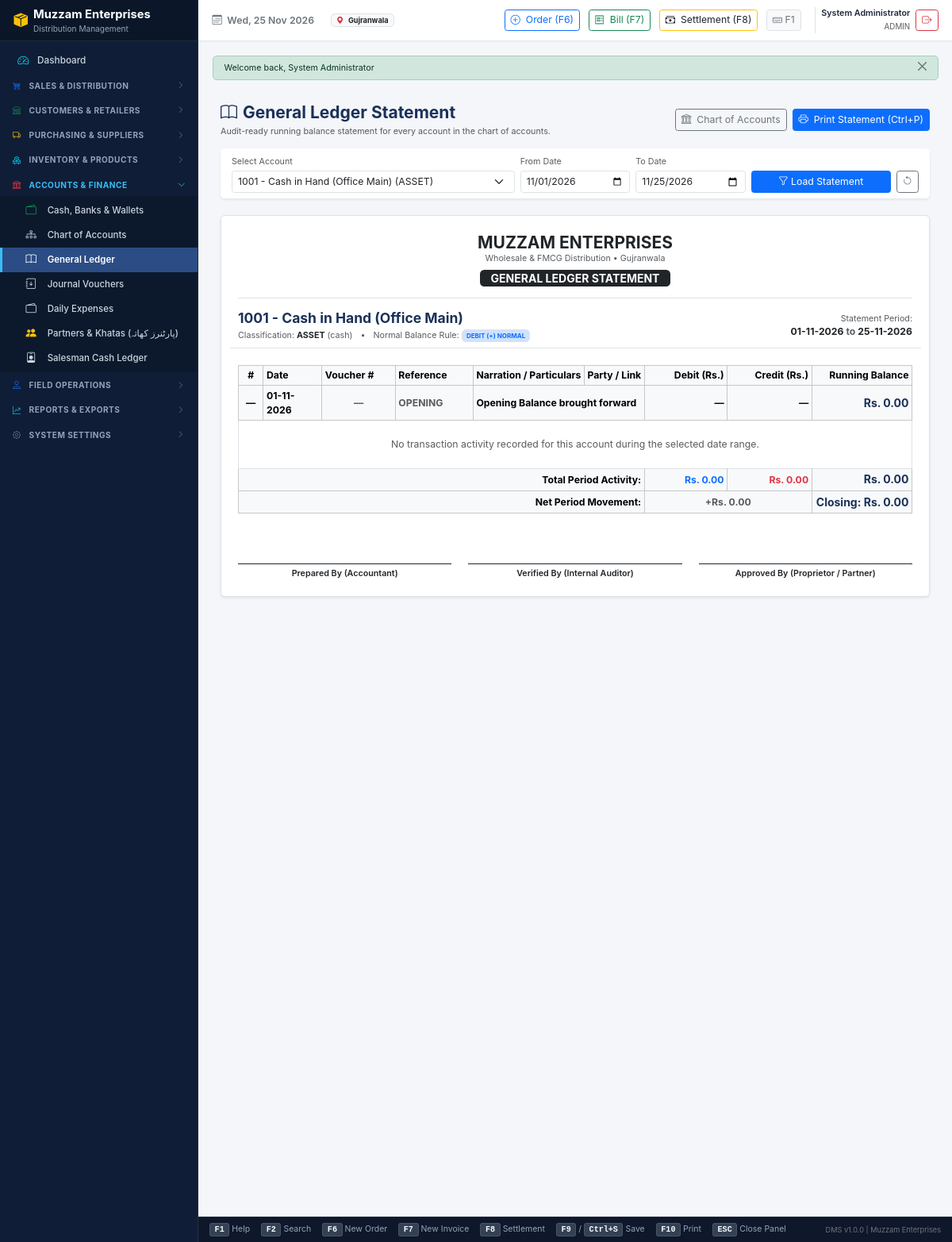
The app's page /modules/accounts/ledger.php (signed in) with its own data.
### tables this page shows
CREATE TABLE `settings` (
  `id` INT UNSIGNED NOT NULL AUTO_INCREMENT,
  `setting_group` VARCHAR(50) NOT NULL DEFAULT 'general',
  `setting_key` VARCHAR(100) NOT NULL UNIQUE,
  `setting_value` TEXT DEFAULT NULL,
  `data_type` ENUM('string', 'number', 'boolean', 'json') NOT NULL DEFAULT 'string',
  `description` VARCHAR(255) DEFAULT NULL,
  `updated_at` DATETIME NOT NULL DEFAULT CURRENT_TIMESTAMP ON UPDATE CURRENT_TIMESTAMP,
  PRIMARY KEY (`id`),
  INDEX `idx_settings_group` (`setting_group`)
);

CREATE TABLE `accounts` (
  `id` INT UNSIGNED NOT NULL AUTO_INCREMENT,
  `account_code` VARCHAR(30) NOT NULL UNIQUE,
  `account_name` VARCHAR(150) NOT NULL,
  `account_type` ENUM('asset', 'liability', 'equity', 'revenue', 'expense') NOT NULL,
  `sub_type` ENUM(
    'cash',
    'bank',
    'wallet',
    'accounts_receivable',
    'accounts_payable',
    'inventory',
    'sales',
    'sales_discount',
    'sales_return',
    'cost_of_goods_sold',
    'expense',
    'equity'
  ) NOT NULL,
  `bank_name` VARCHAR(100) DEFAULT NULL,
  `account_number` VARCHAR(100) DEFAULT NULL,
  `branch_code` VARCHAR(50) DEFAULT NULL,
  `notes` TEXT DEFAULT NULL,
  `opening_balance` DECIMAL(15,2) NOT NULL DEFAULT 0.00,
  `current_balance` DECIMAL(15,2) NOT NULL DEFAULT 0.00,
  `is_system` TINYINT(1) NOT NULL DEFAULT 0,
  `is_active` TINYINT(1) NOT NULL DEFAULT 1,
  `created_at` DATETIME NOT NULL DEFAULT CURRENT_TIMESTAMP,
  `updated_at` DATETIME NOT NULL DEFAULT CURRENT_TIMESTAMP ON UPDATE CURRENT_TIMESTAMP,
  PRIMARY KEY (`id`),
  INDEX `idx_acc_code` (`account_code`),
  INDEX `idx_acc_type` (`account_type`, `sub_type`)
);

### modules/accounts/ledger.php (the view, shortened to what the rows shown need)
<?php
$allAccounts = db_fetch_all("SELECT id, account_code, account_name, account_type FROM accounts WHERE is_active = 1 ORDER BY account_code ASC");
$accountId = !empty($_GET['account_id']) ? (int)$_GET['account_id'] : (int)($allAccounts[0]['id'] ?? ACC_CASH_MAIN);
$today = date('Y-m-d');
$firstOfMonth = date('Y-m-01');
$fromDate = clean_input($_GET['from_date'] ?? $firstOfMonth);
$toDate   = clean_input($_GET['to_date'] ?? $today);
$ledgerData = null;
$error = null;
try {
    $ledgerData = get_account_ledger($accountId, $fromDate, $toDate);
} catch (Exception $e) {
    $error = $e->getMessage();
}
require_once __DIR__ . '/../../includes/header.php';
require_once INCLUDES_PATH . '/topbar.php';
?>
<div class="content-wrapper">
    <div class="container-fluid py-3">
        <?php if ($error): ?>
            <div class="alert alert-danger shadow-sm">
                <i class="bi bi-exclamation-triangle me-1"></i> <?= htmlspecialchars($error) ?>
            </div>
        <?php elseif ($ledgerData): ?>
            <?php
                $acc = $ledgerData['account'];
                $isDebitNormal = $ledgerData['is_debit_normal'];
            ?>
            <div class="card border shadow-sm print-container bg-white">
                <div class="card-body p-4">
                    <div class="text-center border-bottom pb-3 mb-3">
                        <h4 class="fw-bold mb-0 text-uppercase tracking-wider"><?= CLIENT_NAME ?></h4>
                        <div class="text-muted small">Wholesale & FMCG Distribution • Gujranwala</div>
                        <div class="mt-2">
                            <span class="badge bg-dark text-white px-3 py-1 fs-6 text-uppercase">GENERAL LEDGER STATEMENT</span>
                        </div>
                    </div>
                    <div class="row align-items-center mb-4 pb-2 border-bottom">
                        <div class="col-md-8 col-sm-7">
                            <div class="h5 fw-bold text-navy mb-1">
                                <?= htmlspecialchars($acc['account_code']) ?> - <?= htmlspecialchars($acc['account_name']) ?>
                            </div>
                            <div class="small text-muted">
                                Classification: <strong class="text-dark text-uppercase"><?= htmlspecialchars($acc['account_type']) ?></strong>
                                (<?= htmlspecialchars(str_replace('_', ' ', $acc['sub_type'])) ?>)
                                <span class="mx-2">•</span>
                                Normal Balance Rule:
                                <span class="badge <?= $isDebitNormal ? 'bg-primary' : 'bg-danger' ?>-subtle text-<?= $isDebitNormal ? 'primary' : 'danger' ?> border">
                                    <?= $isDebitNormal ? 'DEBIT (+)' : 'CREDIT (+)' ?> NORMAL
                                </span>
                            </div>
                        </div>
                        <div class="col-md-4 col-sm-5 text-md-end text-start mt-md-0 mt-2">
                            <div class="small text-muted">Statement Period:</div>
                            <div class="fw-bold text-dark">
                                <?= format_date($fromDate) ?> <span class="text-muted">to</span> <?= format_date($toDate) ?>
                            </div>
                        </div>
                    </div>
                    <div class="table-responsive">
                        <table class="table table-sm table-bordered align-middle mb-0">
                            <thead class="table-light text-nowrap">
                                <tr>
                                    <th style="width: 40px;" class="text-center">#</th>
                                    <th style="width: 100px;">Date</th>
                                    <th style="width: 110px;">Voucher #</th>
                                    <th style="width: 120px;">Reference</th>
                                    <th>Narration / Particulars</th>
                                    <th>Party / Link</th>
                                    <th style="width: 130px;" class="text-end">Debit (Rs.)</th>
                                    <th style="width: 130px;" class="text-end">Credit (Rs.)</th>
                                    <th style="width: 140px;" class="text-end">Running Balance</th>
                                </tr>
                            </thead>
                            <tbody>
                                <tr class="table-light fw-bold">
                                    <td class="text-center">—</td>
                                    <td><?= format_date($fromDate) ?></td>
                                    <td class="text-muted text-center">—</td>
                                    <td class="text-muted">OPENING</td>
                                    <td colspan="2">Opening Balance brought forward</td>
                                    <td class="text-end">—</td>
                                    <td class="text-end">—</td>
                                    <td class="text-end text-navy fs-6">
                                        <?= format_currency($ledgerData['opening_balance']) ?>
                                    </td>
                                </tr>
                                <?php if (empty($ledgerData['lines'])): ?>
                                    <tr>
                                        <td colspan="9" class="text-center py-4 text-muted">
                                            No transaction activity recorded for this account during the selected date range.
                                        </td>
                                    </tr>
                                <?php endif; ?>
                            </tbody>
                            <tfoot class="table-light fw-bold border-top-2">
                                <tr>
                                    <td colspan="6" class="text-end">Total Period Activity:</td>
                                    <td class="text-end text-primary"><?= format_currency($ledgerData['total_debit']) ?></td>
                                    <td class="text-end text-danger"><?= format_currency($ledgerData['total_credit']) ?></td>
                                    <td class="text-end text-navy fs-6">
                                        <?= format_currency($ledgerData['closing_balance']) ?>
                                    </td>
                                </tr>
                                <tr class="table-light">
                                    <td colspan="6" class="text-end">Net Period Movement:</td>
                                    <td colspan="2" class="text-center text-muted">
                                        <?php
                                            $net = $ledgerData['total_debit'] - $ledgerData['total_credit'];
                                        ?>
                                        <?= $net >= 0 ? '+' : '' ?><?= format_currency($net) ?>
                                    </td>
                                    <td class="text-end fw-bold fs-6 <?= $ledgerData['closing_balance'] >= 0 ? 'text-navy' : 'text-danger' ?>">
                                        Closing: <?= format_currency($ledgerData['closing_balance']) ?>
                                    </td>
                                </tr>
                            </tfoot>
                        </table>
                    </div>
                    <div class="row pt-5 mt-4 text-center">
                        <div class="col-4">
                            <div class="border-top border-dark pt-1 small fw-semibold">
                                Prepared By (Accountant)
                            </div>
                        </div>
                        <div class="col-4">
                            <div class="border-top border-dark pt-1 small fw-semibold">
                                Verified By (Internal Auditor)
                            </div>
                        </div>
                        <div class="col-4">
                            <div class="border-top border-dark pt-1 small fw-semibold">
                                Approved By (Proprietor / Partner)
                            </div>
                        </div>
                    </div>
                </div>
            </div>
        <?php endif; ?>
    </div>
</div>
<?php require_once __DIR__ . '/../../includes/footer.php'; ?>

### includes/topbar.php (shortened to what the rows shown need)
<div class="dms-main">
    <header class="dms-topbar">
        <div class="dms-topbar-left">
            <span class="fw-semibold text-secondary">
                <i class="bi bi-calendar3 me-1"></i> <?= date('D, d M Y') ?>
            </span>
            <span class="badge bg-light text-dark border ms-2">
                <i class="bi bi-geo-alt-fill text-danger me-1"></i> <?= e(get_setting('city', 'Gujranwala')) ?>
            </span>
        </div>
    </header>
    <main class="dms-content">

### records on screen
settings: setting_value "Gujranwala"
accounts: account_code "1001", account_name "Cash in Hand (Office Main)", account_type "ASSET", sub_type "cash"

### other values on screen
CLIENT_NAME "Muzzam Enterprises"
$user['full_name'] "System Administrator"
implode(', ', $user['roles'] ?? ['USER']) "ADMIN"
$msg['message'] "Welcome back, System Administrator"
CLIENT_NAME "MUZZAM ENTERPRISES"
format_date($fromDate) "01-11-2026"
format_date($toDate) "25-11-2026"
format_currency($ledgerData['opening_balance']) "Rs. 0.00"
format_currency($ledgerData['total_debit']) "Rs. 0.00"
format_currency($ledgerData['total_credit']) "Rs. 0.00"
format_currency($ledgerData['closing_balance']) "Rs. 0.00"
format_currency($net) "Rs. 0.00"
APP_VERSION "1.0.0"
form field account_id "1001 - Cash in Hand (Office Main) (ASSET)"
